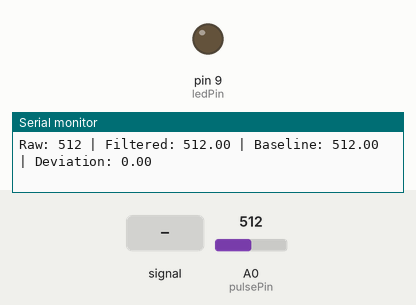
Recording of a sketch running on a simulated Arduino Uno, built with avr-gcc and run on an emulated ATmega328P. On the bench: output pins drawn as LEDs (lit = HIGH), the last lines printed to the serial monitor. Dashed ring = blinking. The inputs (shaded band) are chosen by the test bench; at power-on: A0 (pulsePin) = 512.

Above: at 1.2 s.
1.3 s: A0 (pulsePin) fed a 200 Hz sine of ±81 counts around its level
At 1.51 s:
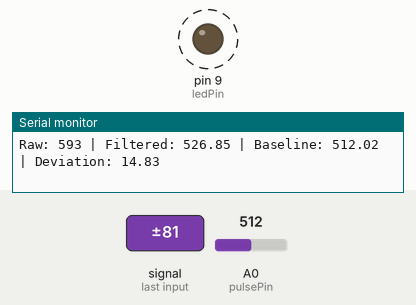
4.3 s: A0 (pulsePin) set to 290
At 4.3 s:
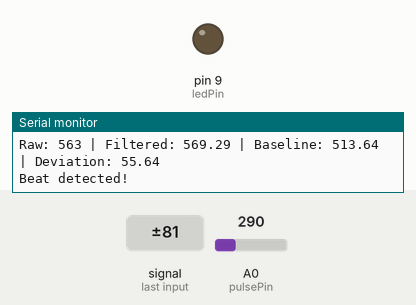
7.3 s: A0 (pulsePin) set to 497
10.3 s: A0 (pulsePin) set to 526
At 10.85 s:
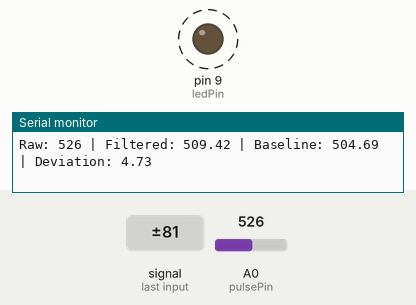
16.3 s: A0 (pulsePin) fed a 2 Hz sine of ±306 counts around its level
At 16.9 s:
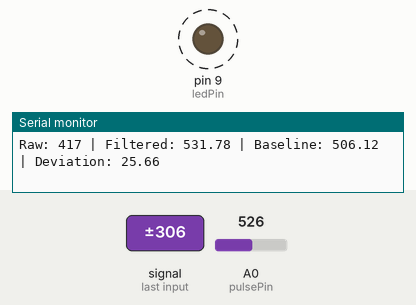
Timing chart, 0 to 20.3 s (numbered marks = the images above; inputs shaded):
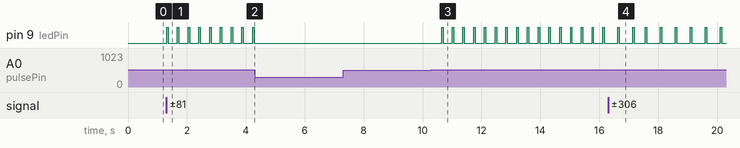

The sketch:

heartbeat-demo1.ino
```cpp
// Ultra-stable heartbeat detector for KY-039 (low signal sensors)

int pulsePin = A0;
int ledPin = 9;

float filtered = 0;
float alpha = 0.90;        // Smooth but responsive
float baseline = 0;
float baselineAlpha = 0.999;   // VERY slow-moving baseline

unsigned long lastBeat = 0;

void setup() {
  Serial.begin(9600);
  pinMode(ledPin, OUTPUT);

  // Initial baseline from first reading
  baseline = analogRead(pulsePin);
  filtered = baseline;
}

void loop() {

  int raw = analogRead(pulsePin);

  // Smooth reading (EMA)
  filtered = (alpha * filtered) + ((1 - alpha) * raw);

  // Baseline follows finger slowly
  baseline = (baselineAlpha * baseline) + ((1 - baselineAlpha) * filtered);

  // Calculate deviation from baseline
  float deviation = filtered - baseline;

  // Heartbeat = small bump above baseline (+1.2)
  if (deviation > 1.2) {
    unsigned long now = millis();

    // Ignore noise after recent beat
    if (now - lastBeat > 300) {
      lastBeat = now;

      // LED blink
      digitalWrite(ledPin, HIGH);
      delay(50);
      digitalWrite(ledPin, LOW);

      Serial.println("Beat detected!");
    }
  }

  // Debug output
  Serial.print("Raw: ");
  Serial.print(raw);
  Serial.print(" | Filtered: ");
  Serial.print(filtered);
  Serial.print(" | Baseline: ");
  Serial.print(baseline);
  Serial.print(" | Deviation: ");
  Serial.println(deviation);

  delay(5);
}
```

Measured:
- the behaviour switches between 508 and 509 on A0 (pulsePin) (found by bisection; images 2 and 3)
- after the input at 1.3 s, pin 9 (ledPin): alternates HIGH for 0.05 s and LOW for 0.32 s, starting at once
- after the input at 4.3 s, pin 9 (ledPin): stops changing and stays LOW
- after the input at 10.3 s, pin 9 (ledPin): alternates HIGH for 0.05 s and LOW for 0.32 s, starting after 0.35 s
- after the input at 16.3 s, pin 9 (ledPin): alternates HIGH for 0.05 s and LOW for 0.46 s, starting after 0.32 s
